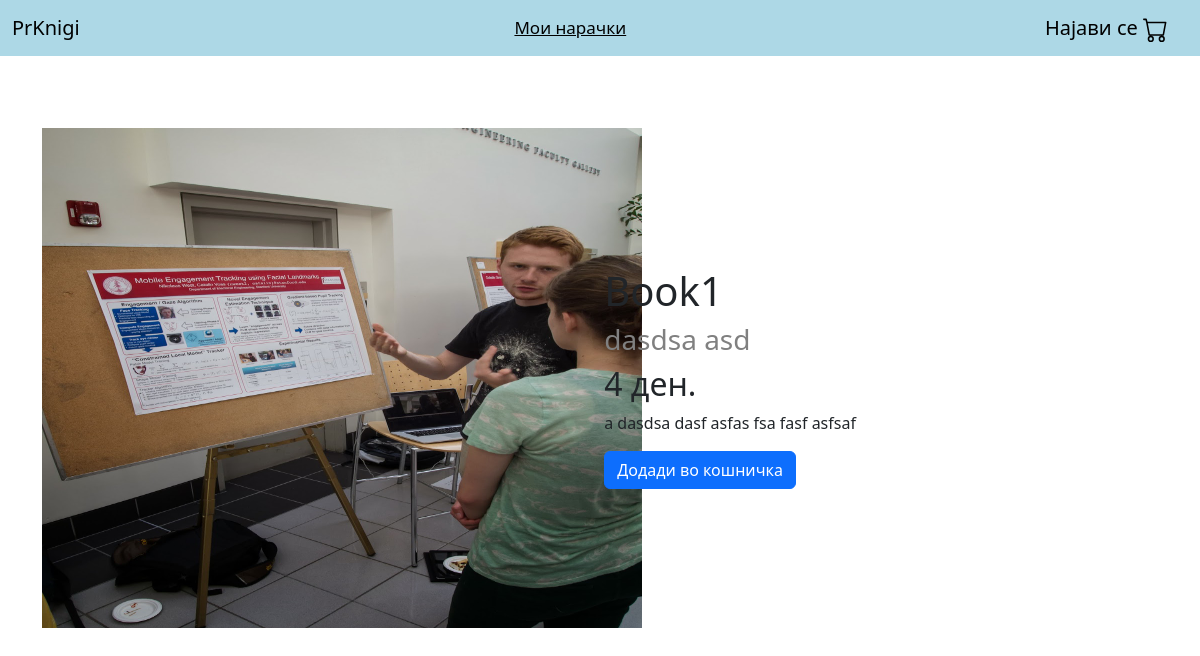
/book/Book1, run on the app's committed database.
### books/models.py (models this page shows, shortened)
class Book(models.Model):
    title = models.CharField(max_length=255)
    description = models.TextField()
    image = models.ImageField(upload_to='books/')
    author = models.CharField(max_length=255)
    price = models.IntegerField()
    quantity = models.IntegerField()

### books/views.py (the view, shortened to what this page needs)
# urls.py: path('book/<str:title>', detail_view, name='details'),
def detail_view(request, title):
    is_added = False
    qs = Book.objects.filter(title=title).get()
    if request.user.is_authenticated:
        cart_items = list(CartItem.objects.filter(cart__user=request.user, cart__active=True))
        cart_items_sum = 0
        for item in cart_items:
            cart_items_sum += item.quantity
    else:
        cart_items_sum = 'Најави се'
    return render(request, "book.html", {"book": qs, "cart_items": cart_items_sum, "added_new": is_added})

### books/templates/book.html (shortened to what this page needs)
<!DOCTYPE html>
<html lang="en">
<head>
    <link href="https://cdn.jsdelivr.net/npm/bootstrap@5.3.0/dist/css/bootstrap.min.css" rel="stylesheet">
  </head>
  <body>
    <nav class="navbar navbar-expand-lg" style="background-color: lightblue">
      <div class="container-fluid">
        <a class="navbar-brand" href="/">PrKnigi</a>
            <a href="/orders" style="float: right; font-size: 17px; cursor: pointer; color: black">Мои нарачки</a>
          <a href="/cart">
        <div style="float: right; margin-right:20px; font-size: 20px; cursor: pointer; color: black">
          {{ cart_items }}
        </div>
          </a>
      </div>
    </nav>
    <br/>
    <div class="container">
        <br/><br/>
      <div>
        <div style="display: inline-block; width: 50%; vertical-align: middle">
          <img src="{{ book.image.url }}" alt="Card image cap" height="500px" width="600px">
        </div>
         <div style="display: inline-block; width: 40%; vertical-align: middle">
          <h1>{{ book.title }}</h1>
          <h3 style="color: gray">{{ book.author }}</h3>
          <h2 class="card-text">{{ book.price }} ден.</h2>
           <p>{{ book.description }}</p>
          <form method="POST" action="">
            <button type="submit" class="btn btn-primary">Додади во кошничка</button>
          </form>
        </div>
        <br/><br/>
      </div>
    </div>
</body>
</html>

### data on the page
Book: image (picture), title "Book1", author "dasdsa asd", price "4", description "a dasdsa dasf asfas fsa fasf asfsaf"

### other printed values
{{ cart_items }} "Најави се"
